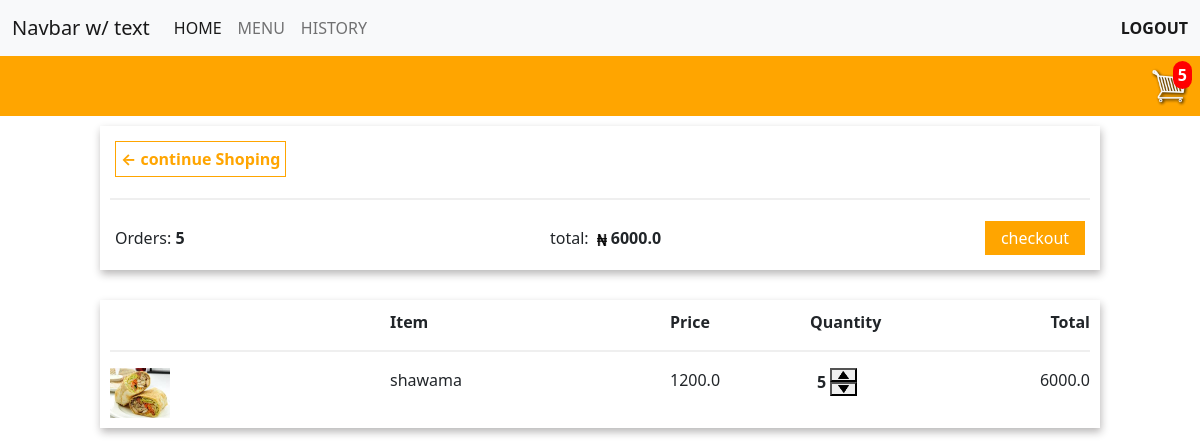
/check-out (signed in), run on the app's committed database.
### storeapp/models.py (models this page shows, shortened)
class Order(models.Model):
    customer = models.ForeignKey(Customer, on_delete=models.SET_NULL, null=True, blank=True )
    date_ordered = models.DateTimeField(auto_now_add=True)
    complete = models.BooleanField(default=False, null=True, blank=False)
    transaction_id = models.CharField(max_length=100, null=True)
    class Meta:
        ordering = ["-transaction_id"]
    @property
    def get_cart_total(self):
        orderitems = self.orderitem_set.all()
        total = sum([item.get_total for item in orderitems])
        return total
    @property
    def get_cart_items(self):
        orderitems = self.orderitem_set.all()
        total = sum([item.quantity for item in orderitems])
        return total

class OrderItem(models.Model):
    product = models.ForeignKey(Product, on_delete=models.CASCADE, null=True, blank=True)
    order = models.ForeignKey(Order, on_delete=models.SET_NULL, blank=True, null=True )
    quantity = models.IntegerField(default=0, null=True, blank=True)
    date_added = models.DateTimeField(auto_now_add=True)
    @property
    def get_total(self):
        total = self.product.price * self.quantity
        return total

class Product(models.Model):
    name = models.CharField(max_length=200)
    product_type =models.ForeignKey(ProductType, on_delete=models.CASCADE, max_length=50,null=True, blank=True)
    price = models.FloatField()
    product_brifing = models.TextField(max_length=50,null=True, blank=True)
    image = models.ImageField(upload_to="images", null=True,blank=True)

### storeapp/views.py (the view)
# urls.py: path('check-out', views.checkOut, name="check-out"),
def checkOut(request):
        if request.user.is_authenticated:
            customer = request.user.customer
            order, created = Order.objects.get_or_create(customer=customer, complete=False)
            items = order.orderitem_set.all()
            cartItems = order.get_cart_items
        else:
            items = []
            order = {'get_cart_total': 0, 'get_cart_items': 0}
            cartItems = order['get_cart_items']
        context = {"items": items, "order": order, 'cartItems':cartItems}
        return render(request, "storeapp/check-out.html", context)

### storeapp/templates/storeapp/check-out.html (shortened to what this page needs)
<html lang="en">
{% load static %}
<link rel="stylesheet" type="text/css" href="https://cdn.jsdelivr.net/npm/bootstrap@5.2.2/dist/css/bootstrap.min.css">
<link rel="stylesheet" type="text/css" href="{% static 'styles/check-out.css' %}">
<head>
</head>
<body>
{%  include "storeapp/nav_bar.html" %}
    <div class="total-box">
        <div class="check-out-container">
            <div class="continue-shoping"><a href="{% url 'menu-list' %}"><span>&#8592 continue Shoping </span></a>
            </div>
            <hr>
            <div class="check-out-summary">
                <div class="text">Orders: <span id="order">{{order.get_cart_items}}</span></div>
                <div class="text">total:
                    <img class="naira-img" src="{% static 'images/naira.png' %}"  /><span id="total">{{order.get_cart_total}}</span></div>
                <a href="{% url 'delivery' %}"><div class="check-out-btn"> checkout </div></a>
            </div>
        </div>
    </div>
    <div class="preview-wrapper">
        <div class="preview">
            <div class="order-container">
                <div></div>
                <div class="item"><span>Item</span></div>
                <div class="order-price"><span >Price</span></div>
                <div><span>Quantity</span></div>
                <div class="total" ><span>Total</span></div>
            </div>
            <div id="post-box">
                {% for item in items %}
            <hr>
            <div class="order-container2" >
                <div><img class="order-img" src="{{item.product.image.url}}"></div>
                <div id="product-{{item.product.id}}"> {{item.product.name}} </div>
                <div class="order-price" >{{item.product.price}}</div>
                <div class="quantity">
                    <span class="quatity-number">{{item.quantity}}</span>
                    <div class="quatity-img">
                          <div>
                                      <button class="cart-form update-cart" data-form-id='{{item.product.id}}' data-product="{{item.product.id}}" data-action="add" href="#" ><img  class="quantity-arrow-down " src="{%static 'images/arrow-up.png'%}"></button>
                             </div>
                             <div>
                                     <button  class="cart-form update-cart" data-form-id='{{item.product.id}}' data-product="{{item.product.id}}" data-action="remove"href="#"><img  class="quantity-arrow-down " src="{%static 'images/arrow-down.png'%}"></button>
                             </div>
                    </div>
                </div>
                <div class="total">{{item.get_total}}</div>
            </div>
            {% endfor %}
            </div >
        </div>
    </div>
</body>
</html>

### storeapp/static/styles/check-out.css (style rules this page uses)
.continue-shoping { display: inline-block; border: 1px solid orange; margin: 5px; padding: 5px; color:orange; }
.check-out-container, .preview { margin-top: 10px; flex: 1; max-width: 1000px; padding: 10px; box-shadow:1px 4px 8px rgb(22, 18, 18, 0.3) ; margin-bottom: 20px; }
hr { color: rgb(196, 193, 193); border:1px solid rgb(192, 190, 190); }
.check-out-summary { display: grid; grid-template-columns: 1fr 1fr 100px; padding: 5px; }
.total-box, .preview-wrapper { display: flex; flex-direction: row; justify-content: center; }
.check-out-btn { background-color: orange; text-align: center; padding: 5px 0px; color: white; cursor: pointer; }
.text { padding: 5px 0px; }
.order-container { display: grid; grid-template-columns: 2fr 2fr 1fr 1fr 1fr; }
.total { text-align: end; }
.order-container2 { display: grid; grid-template-columns: 2fr 2fr 1fr 1fr 1fr; }
span { font-weight: bold; }
.quantity { display: grid; grid-template-columns: 15px 1fr; margin-left: 5px; }
.quantity-arrow-up, .quantity-arrow-down { height: 8px; cursor: pointer; }
.quatity-number { padding: 2px; margin-right:8px; }
.order-img { height: 50px; margin-right: 5px; width: 60px; }
.naira-img { height: 12px; width: 10px; margin: 0px 4px; }
a { color: inherit; text-decoration:none; }
.cart-form { margin: 0px; }

### data on the page
Order: get_cart_items "5", get_cart_total "6000.0"
OrderItem: product.image (picture), product.name "shawama", product.price "1200.0", quantity "5", get_total "6000.0"

### other printed values
{{ cartItems }} "5"
